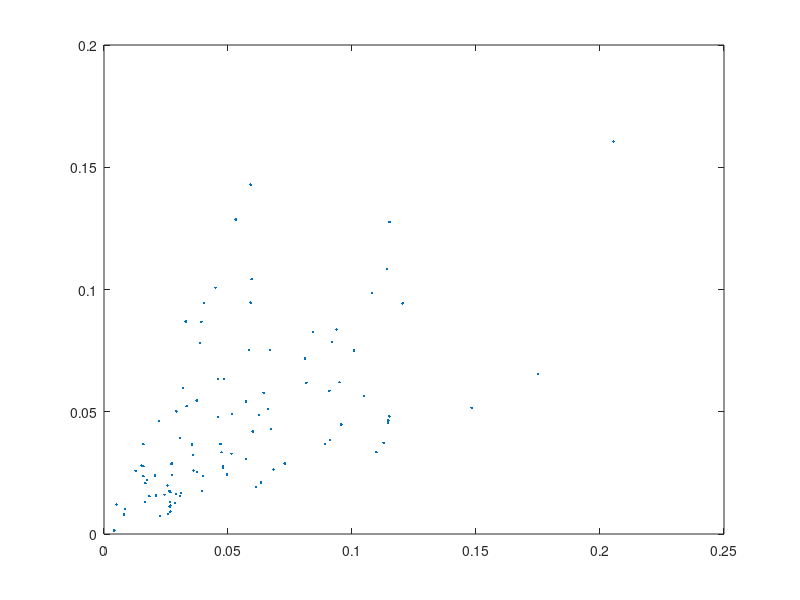

Write MATLAB code to recreate this figure.
% filename: setup_lung.m
%heterogeneity parameter (0<=beta<=1):
%beta=0 for homogenous lung
%beta=1 for no ventilation/perfusion correlation
beta=0.5
%
%number of iterations used in bisection:
maxcount=20
%
%number of ``alveoli'':
n=100
%
%reference oxygen concentration (moles/liter):
cref=0.2/(22.4*(310/273))
%cref=concentration of oxygen 
%in air at sea level at body temperature
%
%oxygen concentration in the inspired air:
cI=cref
%
%blood oxygen concentration
%at full hemoglobin saturation: 
cstar=cref
%cstar=4*(concentration of hemoglobin 
%in blood expressed in moles/liter)
%
%rate of oxygen consumption (moles/minute):
M=0.25*cref*5.6
%
%oxygen partial pressure 
%at which hemoglobin is half-saturated:
Pstar=25
%
%gas constant*absolute temperature 
%(mmHg*liters/mole):
RT=760*22.4*(310/273)
%
%oxygen partial pressure 
%in the inspired air (mmHg):
PI=RT*cI
%
%oxygen concentration
%in blood exposed directly to inspired air:
camax=cstar*(PI/Pstar)^3/(1+(PI/Pstar)^3)
%camax is an upper bound 
%on oxygen concentration in blood 
%
%expected value of total alveolar ventilation:
VAtotal=5.0     %(liters/minute)
%
%expected value of total perfusion:
Qtotal=5.6      %(liters/minute)
%
%expected alveolar ventilation per alveolus:
VAbar=VAtotal/n
%
%expected perfusion per alveolus: 
Qbar=Qtotal/n 
%
%random initialization 
%of ventilation and perfusion:
%create two independent vectors 
%of exponential random variables 
%with mean 1:
a1=-log(rand(n,1));
a2=-log(rand(n,1));
av=(a1+a2)/2;        
%components of av have mean 1
%and distribution like t*exp(-t).
VA=VAbar*(a1*beta+av*(1-beta));
Q = Qbar*(a2*beta+av*(1-beta));
%when beta=0, VA and Q are in a fixed proportion 
%when beta=1, VA and Q are independent
r=VA./Q;
figure(1)
plot(Q,VA,'.')

%find actual values of 
%VAtotal, Qtotal, VAbar, and Qbar:
VAtotal=sum(VA)
Qtotal =sum(Q)
VAbar=VAtotal/n
 Qbar= Qtotal/n
